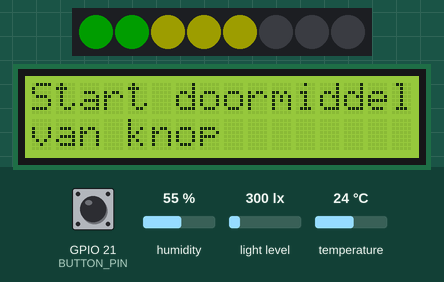
Simulated run of this sketch. Board: ESP32. Parts: 8 RGB LEDs in strip order, left to right, 16×2 character LCD. Inputs (shaded band) come from the test bench; at power-on: GPIO 21 (BUTTON_PIN) HIGH, temperature 24 °C, light level 300 lx, humidity 55 %. Dim RGB values are drawn brighter than linear; what the sketch prints to the serial monitor is not drawn.

Above: at 1.2 s.
1.3 s: GPIO 21 (BUTTON_PIN) pulled LOW for 0.15 s
At 3.9 s:
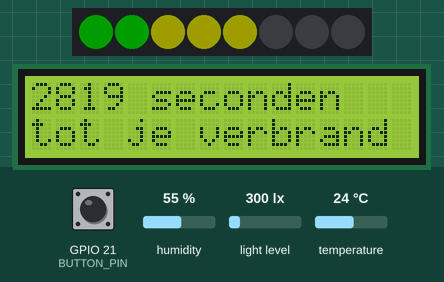
5.6 s: temperature set to 18 °C
At 7.9 s:
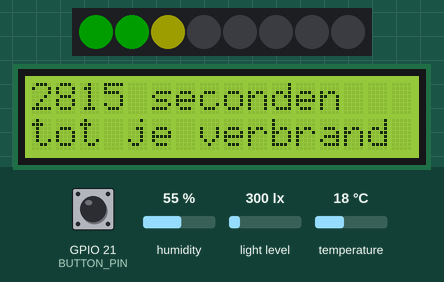
8.7 s: temperature set to 15 °C
At 11.1 s:
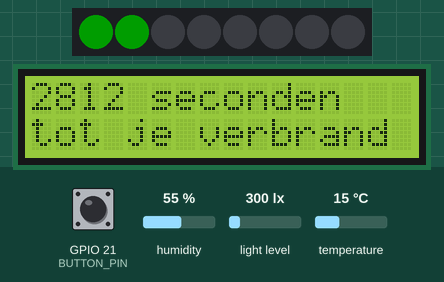
12.8 s: light level set to 8 lx
At 15.1 s:
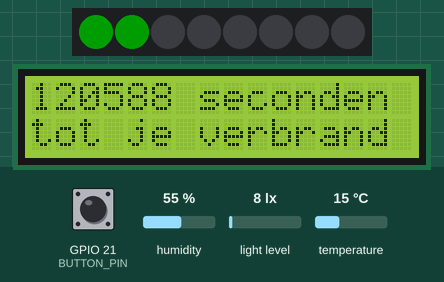
16.9 s: light level set to 5 lx
At 19.7 s:
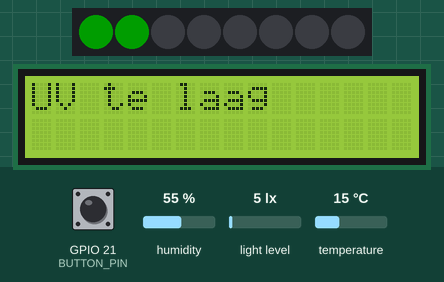
20.0 s: temperature set to 28 °C
At 22.0 s:
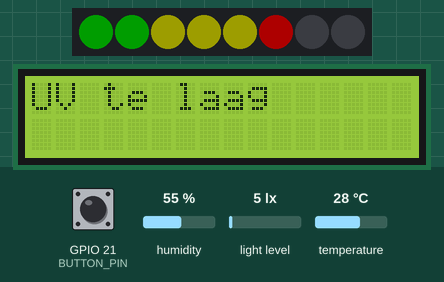
Timing chart, 0 to 23.2 s (numbered marks = the images above; inputs shaded):
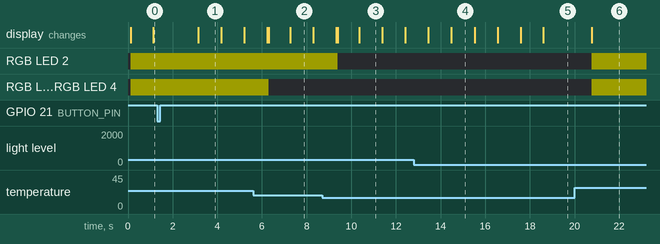

The sketch:

Non_Corrupted_Embedded_System.ino
```cpp
#include <Wire.h>
#include <Adafruit_Sensor.h> // Adafruit standard sensor library
#include <Adafruit_TSL2561_U.h> // Adafruit lux sensor library
#include <Adafruit_NeoPixel.h> // Adafruit neopixel library
#include <DHT.h> // temperature sensor library
#include <DHT_U.h> // temperature sensor library
#include <LiquidCrystal_I2C.h> // lcd library

// neopixel defines
#define LED_PIN 27 // digital pin on neopixel
#define LED_COUNT  8 // amount of leds on neopixel
#define BRIGHTNESS 50 // max 255

// Temperature defines
#define DHTPIN 14 // digital pin on temperature sensor
#define DHTTYPE DHT11 // DHT 11

// button define
#define BUTTON_PIN 21 // digital pin on button

// buzzer define
#define BUZZER 15

// UV variable
int UV = 0;

// Set to false to remove the UV limit of 11 to easily test the system
bool UVLimiter = false;

class Temperature
{
  public:
  // initializing temperature sensor and neopixel
  DHT_Unified dht;
  Adafruit_NeoPixel pixels;

  // constructor
  Temperature() : dht(DHTPIN, DHTTYPE), pixels(LED_COUNT, LED_PIN, NEO_GRB + NEO_KHZ800) {}

  // the setup for this class
  void tempSetup()
  {
    dht.begin();
    pixels.begin();
    pixels.setBrightness(BRIGHTNESS);
    pixels.show();
  }

  // this sets the neopixel leds at the right color depending on the temperature
  void setNeoPixel(sensors_event_t event)
  {
    pixels.clear();
    float temp = event.temperature;
    int index = 0;

    // sets how many leds need to light up
    if(temp <= 13)      index = 0;
    else if(temp <= 16) index = 1;
    else if(temp <= 19) index = 2;
    else if(temp <= 22) index = 3;
    else if(temp <= 25) index = 4;
    else if(temp <= 28) index = 5;
    else if(temp <= 31) index = 6;
    else                index = 7;

    // sets the color the led at a certain index has to take
    for (int i = 0; i <= index; i++)
    {
      uint32_t color;
      if(i < 2)                color = pixels.Color(0, 150, 0); // green
      else if(i < 5 && i >= 2) color = pixels.Color(150, 150, 0); // orange
      else if(i < 7 && i >= 5) color = pixels.Color(255, 0, 0); // red
      else                     color = pixels.Color(255, 0, 255); // purple
      pixels.setPixelColor(i, color);
    }
    pixels.show();
  }

  // the loop that keeps repeating for this class
  void tempLoop()
  {
    // Get temperature event and print its value.
    sensors_event_t event;
    dht.temperature().getEvent(&event);
    if (isnan(event.temperature)) {
    Serial.println(F("Error reading temperature!"));
    }
    else {
    //Serial.print(F("Temperature: "));
    //Serial.print(event.temperature);
    //Serial.println(F("°C"));
    setNeoPixel(event);
    }
    // Get humidity event and print its value.
    dht.humidity().getEvent(&event);
    if (isnan(event.relative_humidity)) {
    Serial.println(F("Error reading humidity!"));
    }
    else {
    //Serial.print(F("Humidity: "));
    //Serial.print(event.relative_humidity);
   // Serial.println(F("%"));
    }
  }
};

class Light
{
  public:
  // initializing lux sensor
  Adafruit_TSL2561_Unified tsl;

  // constructor
  Light() : tsl(TSL2561_ADDR_FLOAT, 12345) {}

  // method delivered by library to configure light sensor
  void configureSensor(void)
  {
    /* You can also manually set the gain or enable auto-gain support */
    // tsl.setGain(TSL2561_GAIN_1X);      /* No gain ... use in bright light to avoid sensor saturation */
    // tsl.setGain(TSL2561_GAIN_16X);     /* 16x gain ... use in low light to boost sensitivity */
    tsl.enableAutoRange(true);            /* Auto-gain ... switches automatically between 1x and 16x */

    /* Changing the integration time gives you better sensor resolution (402ms = 16-bit data) */
    tsl.setIntegrationTime(TSL2561_INTEGRATIONTIME_13MS);      /* fast but low resolution */
    // tsl.setIntegrationTime(TSL2561_INTEGRATIONTIME_101MS);  /* medium resolution and speed   */
    // tsl.setIntegrationTime(TSL2561_INTEGRATIONTIME_402MS);  /* 16-bit data but slowest conversions */

    /* Update these values depending on what you've set above! */
    Serial.println("------------------------------------");
    Serial.print  ("Gain:         "); Serial.println("Auto");
    Serial.print  ("Timing:       "); Serial.println("13 ms");
    Serial.println("------------------------------------");
  }
  // the setup for this class
  void lightSetup()
  {
    configureSensor();
  }

  // converts the lux to UV for simulation
  void luxToUv(sensors_event_t event)
  {
    tsl.getEvent(&event);
    // Everything above 2000 lux is UV 10, every 200 lux is 1 one extra UV
    if(event.light < 2399 && UVLimiter == true)
    {
      UV = event.light / 200;
    }
    else if(UVLimiter == false)
    {
      UV = event.light / 7;
    }
    else
    {
      UV = 11;
    }

    Serial.print(UV); Serial.println(" UV");
  }
  // the loop that keeps repeating for this class
  void lightLoop()
  {
    // Get a new sensor event
    sensors_event_t event;
    tsl.getEvent(&event);

    /* Display the results (light is measured in lux) */
    if (event.light)
    {
      //Serial.print(event.light);
      //Serial.println(" lux");
      luxToUv(event);
    }
    else
    {
      /* If event.light = 0 lux the sensor is probably saturated
        and no reliable data could be generated! */
      Serial.println("Sensor overload");
    }
  }
};

// For calculations we are gonna assume this person has skintype I
// For calculations we are gonna assume this person has sunscreen with SPF 30
// For calculations we are gonna assume this person starts walking outside right when they applied their first layer of sunscreen
class SunScreen
{
  public:
  // timers
  int currentTimeTillBurn = 0;
  int lastTimeTillBurn = 0;
  int pastTimeAsInt = 0;

  // button variables
  bool startCountDown = false;
  bool lastButtonState = HIGH; // vorige status van de knop
  bool firstPressHappened = false;

  // lcd initialisation
  LiquidCrystal_I2C lcd;

  // constructor
  SunScreen() : lcd(0x27,16, 2) {}

  // this method checks if the buzzer needs to be activated
  void setBuzzer()
  {
    if (currentTimeTillBurn <= 0)
    {
      tone(BUZZER, 1000); // send 1KHz sound signal
      vTaskDelay(pdMS_TO_TICKS(1000));
      noTone(BUZZER); // stop sound
      vTaskDelay(pdMS_TO_TICKS(1000));
    }
    else
    {
      noTone(BUZZER);  // stop sound
    }
  }

  // this method sets the start screen of the lcd
  void setInitialLCD()
  {
    lcd.clear();
    lcd.setCursor(0, 0);
    lcd.print("Start doormiddel");
    lcd.setCursor(0, 1);
    lcd.print("van knop");
  }

  // this method sets the updated version of the lcd based on the remaining time untill you get burned
  void setUpdatedLCD()
  {
    lcd.clear();
    lcd.setCursor(0, 0);
    lcd.print(currentTimeTillBurn); lcd.print(" seconden");
    lcd.setCursor(0, 1);
    lcd.print("tot je verbrand");
  }

  // the setup for this class
  void sunscreenSetup()
  {
    // intialize button
    pinMode(BUTTON_PIN, INPUT_PULLUP);
    // initialize the lcd
    lcd.init();
    lcd.backlight();
    lcd.clear();
    // initialize buzzer
    pinMode(BUZZER, OUTPUT);
  }

  // this method calculates the seconds needed untill you need to apply sunscreen
  void sunscreenCalculation(bool appliedSunscreen)
  {
    // this calculates the needed seconds when you just applied sunscreen
    if(appliedSunscreen)
    {
      lastTimeTillBurn = (30 * 67) / UV;
      lastTimeTillBurn *= 60;
      pastTimeAsInt = 0;
    }
    // this calculates the needed seconds after u applied the sunscreen
    else
    {
      lastTimeTillBurn = (30 * 67) / UV;
      lastTimeTillBurn *= 60;
      lastTimeTillBurn -= pastTimeAsInt;
    }
  }

  // this method checks if the button has been pressed and if it was the first press
  void checkButton()
  {
    bool currentState = digitalRead(BUTTON_PIN);
    // Detect if button is pushed
    if (lastButtonState == HIGH && currentState == LOW) {
      startCountDown = true;
      if(firstPressHappened == false)
      {
        firstPressHappened = true;
      }
    }
    // Update previous status
    lastButtonState = currentState;
  }

  /* this method is responsible for making the sunscreen timer and using all the methods above besides the checButton
     to notify the person if they are burning */
  void sunscreenTimer(int UV)
  {
    // this calculates the first time how long it will take to burn
    if (startCountDown == true && UV > 0)
    {
      sunscreenCalculation(true);
      startCountDown = false;
    }
    // this calculates everything after the first press of the button
    else if(firstPressHappened == true && UV > 0)
    {
      sunscreenCalculation(false);
      currentTimeTillBurn = lastTimeTillBurn - 1; // minus 1 because of vTaskDelay, since its an int -0.5 wont work
      lastTimeTillBurn = currentTimeTillBurn;
      pastTimeAsInt++;
      setUpdatedLCD();
      setBuzzer();
    }
    // this is a backup to check if the UV is to low to burn
    else if(UV <= 0)
    {
      lcd.clear();
      lcd.setCursor(0, 0);
      lcd.print("UV te laag");
    }
    // this sets the start lcd
    else
    {
      setInitialLCD();
    }
  }

  // this is for the button loop
  void buttonLoop()
  {
    checkButton();
  }

  // this is for the sunscreen loop
  void sunscreenLoop()
  {
    sunscreenTimer(UV);
    Serial.print(currentTimeTillBurn);
    Serial.println( " seconden tot je verbrand");
  }

};

// initializing the classes
Temperature temperature;
Light light;
SunScreen sunscreen;

// this task calls the temperature loop
void tempTask(void *pvParameters)
{
  for (;;) {
    temperature.tempLoop();
    vTaskDelay(pdMS_TO_TICKS(1000)); // every second
  }
}

// this task calls the light loop
void lightTask(void *pvParameters)
{
  for (;;) {
    light.lightLoop();
    vTaskDelay(pdMS_TO_TICKS(1000)); // every second
  }
}

// this task calls the sunscreen loop
void sunTask(void *pvParameters)
{
  for (;;) {
    sunscreen.sunscreenLoop();
    vTaskDelay(pdMS_TO_TICKS(1000)); // every second
  }
}

// this task calls the button loop
void buttonTask(void *pvParameters)
{
  for (;;) {
    sunscreen.buttonLoop();
    vTaskDelay(pdMS_TO_TICKS(100)); // every 10th of a second
  }
}

void setup() {
  Serial.begin(115200);
  // the setups of the classes
  temperature.tempSetup();
  light.lightSetup();
  sunscreen.sunscreenSetup();

  // initializing the tasks
  xTaskCreatePinnedToCore(tempTask, "TempTask",  16000, NULL, 1, NULL, 1);
  xTaskCreatePinnedToCore(lightTask, "LightTask",  16000, NULL, 1, NULL, 1);
  xTaskCreatePinnedToCore(sunTask, "SunTask",  4096, NULL, 1, NULL, 0);
  xTaskCreatePinnedToCore(buttonTask, "ButtonTask",  4096, NULL, 1, NULL, 0);
}

void loop() {

}
```

Measured:
- the behaviour switches between 17 and 16 °C on temperature (found by bisection; images 2 and 3)
- the behaviour switches between 7 and 6 lx on light level (found by bisection; images 4 and 5)
- after the input at 1.3 s, the display: changes after 1.9 s (image 1)
- after the input at 16.9 s, the display: first differs from a run without the input after 1.7 s (image 5)
- after the input at 20.0 s, RGB LED 2–4: off → RGB(29, 29, 0) after 0.78 s
- what the display in image 2 shows lasts 1.0 s, from 7.3 s to 8.3 s
